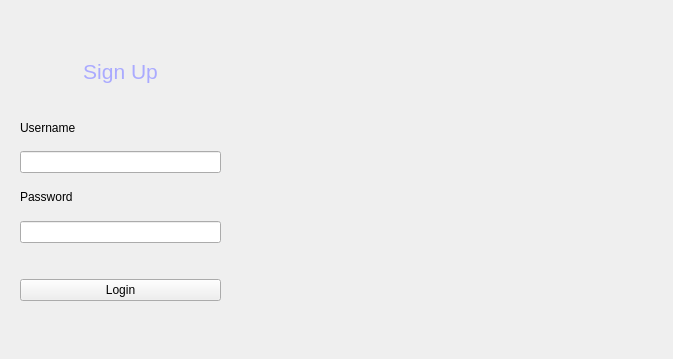
<?xml version="1.0" encoding="UTF-8"?>
<ui version="4.0">
 <class>Form</class>
 <widget class="QWidget" name="Form">
  <property name="geometry">
   <rect>
    <x>0</x>
    <y>0</y>
    <width>673</width>
    <height>359</height>
   </rect>
  </property>
  <property name="sizePolicy">
   <sizepolicy hsizetype="Fixed" vsizetype="Fixed">
    <horstretch>0</horstretch>
    <verstretch>0</verstretch>
   </sizepolicy>
  </property>
  <property name="minimumSize">
   <size>
    <width>673</width>
    <height>359</height>
   </size>
  </property>
  <property name="maximumSize">
   <size>
    <width>673</width>
    <height>359</height>
   </size>
  </property>
  <property name="windowTitle">
   <string>Form</string>
  </property>
  <property name="windowOpacity">
   <double>1.000000000000000</double>
  </property>
  <property name="styleSheet">
   <string notr="true"/>
  </property>
  <widget class="QLabel" name="label_4">
   <property name="geometry">
    <rect>
     <x>240</x>
     <y>0</y>
     <width>571</width>
     <height>381</height>
    </rect>
   </property>
   <property name="minimumSize">
    <size>
     <width>571</width>
     <height>381</height>
    </size>
   </property>
   <property name="maximumSize">
    <size>
     <width>571</width>
     <height>381</height>
    </size>
   </property>
   <property name="text">
    <string/>
   </property>
   <property name="pixmap">
    <pixmap>A:/OneDrive/Pictures/Saved Pictures/Images/Bg1.jpg</pixmap>
   </property>
   <property name="scaledContents">
    <bool>true</bool>
   </property>
  </widget>
  <widget class="QWidget" name="layoutWidget">
   <property name="geometry">
    <rect>
     <x>20</x>
     <y>0</y>
     <width>201</width>
     <height>361</height>
    </rect>
   </property>
   <layout class="QVBoxLayout" name="verticalLayout">
    <item>
     <spacer name="verticalSpacer_4">
      <property name="orientation">
       <enum>Qt::Vertical</enum>
      </property>
      <property name="sizeType">
       <enum>QSizePolicy::Fixed</enum>
      </property>
      <property name="sizeHint" stdset="0">
       <size>
        <width>28</width>
        <height>40</height>
       </size>
      </property>
     </spacer>
    </item>
    <item>
     <widget class="QLabel" name="label">
      <property name="styleSheet">
       <string notr="true"/>
      </property>
      <property name="text">
       <string>&lt;html&gt;&lt;head/&gt;&lt;body&gt;&lt;p align=&quot;center&quot;&gt;&lt;span style=&quot; font-size:16pt; color:#aaaaff;&quot;&gt;Sign Up&lt;/span&gt;&lt;/p&gt;&lt;/body&gt;&lt;/html&gt;</string>
      </property>
     </widget>
    </item>
    <item>
     <layout class="QVBoxLayout" name="verticalLayout_2">
      <item>
       <widget class="QLabel" name="label_2">
        <property name="text">
         <string>Username</string>
        </property>
       </widget>
      </item>
      <item>
       <widget class="QLineEdit" name="user"/>
      </item>
     </layout>
    </item>
    <item>
     <layout class="QVBoxLayout" name="verticalLayout_3">
      <item>
       <widget class="QLabel" name="label_3">
        <property name="text">
         <string>Password</string>
        </property>
       </widget>
      </item>
      <item>
       <widget class="QLineEdit" name="pass"/>
      </item>
     </layout>
    </item>
    <item>
     <spacer name="verticalSpacer_2">
      <property name="orientation">
       <enum>Qt::Vertical</enum>
      </property>
      <property name="sizeType">
       <enum>QSizePolicy::Fixed</enum>
      </property>
      <property name="sizeHint" stdset="0">
       <size>
        <width>28</width>
        <height>30</height>
       </size>
      </property>
     </spacer>
    </item>
    <item>
     <widget class="QPushButton" name="Login">
      <property name="sizePolicy">
       <sizepolicy hsizetype="Minimum" vsizetype="Fixed">
        <horstretch>0</horstretch>
        <verstretch>0</verstretch>
       </sizepolicy>
      </property>
      <property name="text">
       <string>Login</string>
      </property>
     </widget>
    </item>
    <item>
     <spacer name="verticalSpacer_5">
      <property name="orientation">
       <enum>Qt::Vertical</enum>
      </property>
      <property name="sizeType">
       <enum>QSizePolicy::Fixed</enum>
      </property>
      <property name="sizeHint" stdset="0">
       <size>
        <width>28</width>
        <height>60</height>
       </size>
      </property>
     </spacer>
    </item>
   </layout>
  </widget>
 </widget>
 <resources>
  <include location="../image1.qrc"/>
 </resources>
 <connections/>
</ui>
